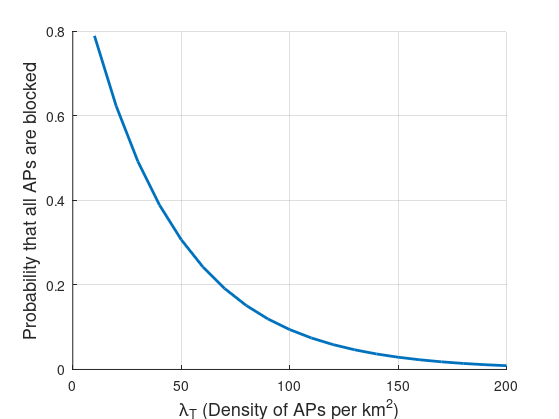
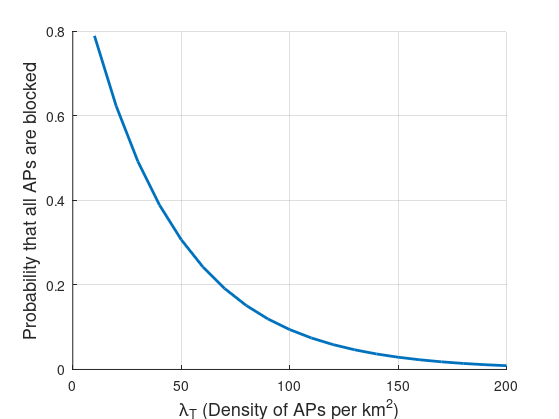
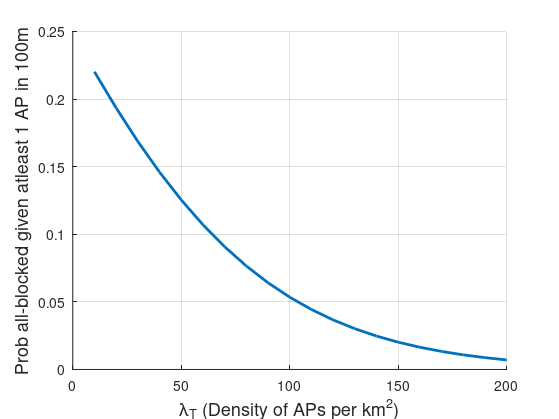
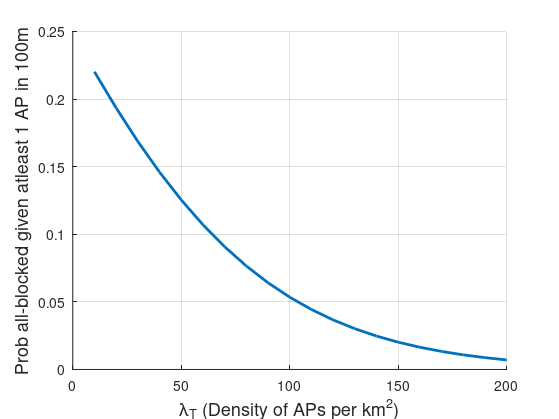

MATLAB code to generate these figures, in order:
%PPP
%Feb27: Corrected typo in calculating conditional probability of blockage
%given that atleast one AP is in range.
%Feb9: Verify the theoretical vs emperical model of E(prod(di))

clear all;
clc;
close all;
% lambda=.10;
% %Method 1
% pproc  = poissrnd(lambda, 100, 2);
% size(pproc)
% plot(pproc(:, 1), pproc(:, 2), '.');
% title('Poisson with poissrnd')

rho_b = 0.65;%Rajeev calculated central park
V=1;
hb = 1.8;
hr = 1.4;
ht = 6;
frac = (hb-hr)/(ht-hr);
temp = 2/pi*rho_b*V*frac;
mu = 7;
c = temp/mu;
wannaplot=0;
Rval = 100;%sqrt(10^6/pi);
Lval=(.1:.1:2)/100^2;%(.5:.5:10)/(1000)^2;
count=0;

for iter = 1:100
%     count=count+1;
    for Rind=1:length(Rval)
        for Lind = 1:length(Lval)
            R=Rval(Rind);%m
            
            lambda = Lval(Lind);
            npoints = poissrnd(lambda*pi*R^2);
%             if (npoints==0), count=count+1; continue; end;
            r = R*sqrt(rand(npoints,1));
            
            
            if(wannaplot==1)
                theta = 2*pi*rand(npoints,1);
                x0=0; y0=0; %origin UE
                x = x0 + r.*cos(theta);
                y = y0 + r.*sin(theta);
                scatter(x,y)
                th=0:0.01:2*pi; xx = x0+R*cos(th); yy = y0 + R*sin(th);
                hold on;
                plot(xx,yy)
            end
            %         prod_rsq(iter, Rind) = prod(r.^2);
            %         prod_r(iter, Rind) = prod(r);
            prod_noapprox(iter, Lind) = prod(c*r./(1+c*r));
        end
    end
end
emp_noapprox = mean(prod_noapprox,1);

% emp = mean(prod_rsq,1);
% a_r = 2/3*Rval;
% th_r = exp(-(1-a_r).*pi.*Rval.^2*lambda);
% th_rsq = exp(-(1-Rval.^2/2).*pi.*Rval.^2*lambda);

% a_noapprox = 1-
th_noapprox = exp(-2*pi.*Rval.*Lval/c).*(1+c*Rval).^(2*pi.*Lval/c^2);
% Lval=Lval*
figure(1)
semilogy(Lval*1000^2,emp_noapprox);
hold on;
semilogy(Lval*1000^2, th_noapprox)
legend('emperical', 'theoretical')

h=figure(2);
% plot(Lval,emp_noapprox,'LineWidth',2);
hold on; grid on;
plot(Lval*1000^2, th_noapprox,'LineWidth',2)
% legend('emperical', 'theoretical')
xlabel('\lambda_T (Density of APs per km^2)', 'fontsize',13)
ylabel('Probability that all APs are blocked','fontsize',13)
% title('APs blockage probability in 1km^2 area')
set(h,'Units','Inches');
pos = get(h,'Position');
set(h,'PaperPositionMode','Auto','PaperUnits','Inches','PaperSize',[pos(3), pos(4)])
print(h,[pwd '/figures/N_block_prob.pdf'],'-dpdf','-r0')
print(h,[pwd '/figures/N_block_prob.png'],'-dpng','-r0')



%%Update Feb 20
probNoConnection = exp(-Lval*pi*R^2);%basically n=0 probability
probBl_givenConnection = (th_noapprox - probNoConnection)./(1-probNoConnection);

h=figure(3);
hold on; grid on;
plot(Lval*1000^2, probBl_givenConnection,'LineWidth',2)
xlabel('\lambda_T (Density of APs per km^2)', 'fontsize',13)
ylabel('Prob all-blocked given atleast 1 AP in 100m','fontsize',13)
set(h,'Units','Inches');
pos = get(h,'Position');
set(h,'PaperPositionMode','Auto','PaperUnits','Inches','PaperSize',[pos(3), pos(4)])
print(h,[pwd '/figures/N_block_prob_cond.pdf'],'-dpdf','-r0')
print(h,[pwd '/figures/N_block_prob_cond.png'],'-dpng','-r0')

